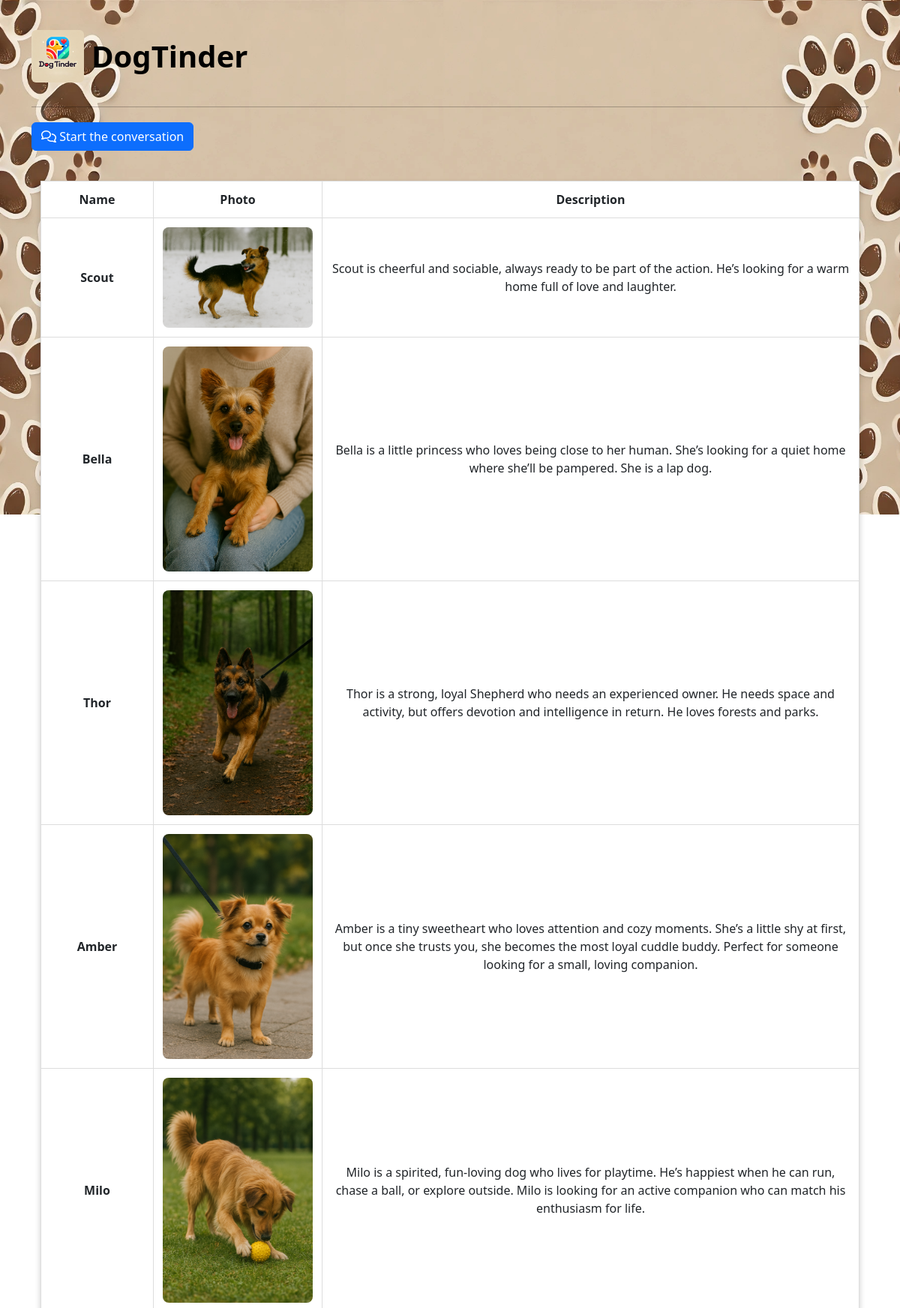
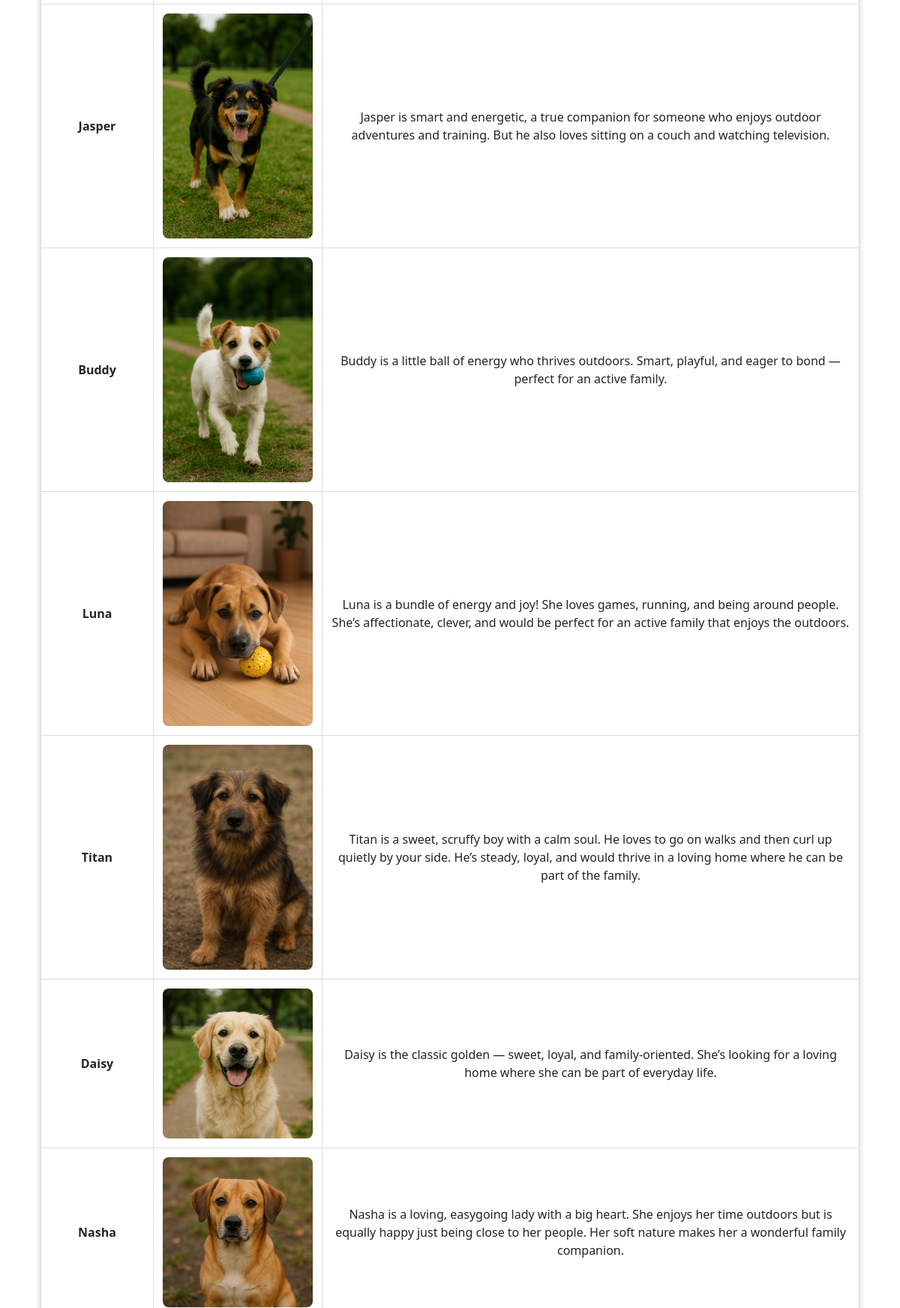
Screenshot of /dogTinder/dogs (upper part) with the database file from the repository (2 pictures, top to bottom).
### DogTinderApp/models.py (models this page shows)
class Dog(models.Model):
    name = models.CharField(max_length=256, null=False, blank=False)
    age = models.CharField(max_length=256, null=False, blank=False)
    size = models.CharField(max_length=256, null=False, blank=False)
    sex = models.CharField(max_length=256, null=False, blank=False)
    activity_level = models.CharField(max_length=256, null=False, blank=False)
    hair_length = models.CharField(max_length=256, null=False, blank=False)
    another_pets = models.BooleanField(default=False, null=False, blank=False)
    children = models.BooleanField(default=False, null=False, blank=False)
    description = models.TextField(null=False, blank=False)

### DogTinderApp/views.py (the view)
# urls.py: path("dogs", views.dogs, name="dogs"),
def dogs(request):
    dogs = Dog.objects.all()
    return render(request, 'dogs.html', context={"dogs": dogs})

### DogTinderApp/templates/dogs.html (shortened to what this page needs)
<!DOCTYPE html>
<html>
<head>
  {% load static %}
  {% load bootstrap5 %}
  {% bootstrap_css %}
  {% block style %}
        <link rel="stylesheet" type="text/css" href="{% static 'fontawesome/css/all.min.css' %}" />
        <link rel="stylesheet" type="text/css" href="{% static 'css/style_dogs.css' %}" />
    {% endblock %}
</head>
<body class="background-home">
  <main style="margin-top: 40px;" class="content-home">
    <div class="container">
      <header class="pb-3 mb-2">
        <div href="#" class="d-flex align-items-center text-body-emphasis text-decoration-none">
          <a href="home">
            <img src="{% static 'dog_logo.jpg' %}" class="img-fluid rounded" style="width: 70px; height: 70px; margin-right: 10px;">
          </a>
          <span class="fs-1"> <strong>  DogTinder</strong> </span>
        </div>
      </header>
      <hr style="color: #000000 !important; height: 5px;">
      <a class="btn btn-primary mb-3"  href="voiceChat" type="button"> <i class="fa-regular fa-comments"></i>  Start the conversation</a>
      <div class="container py-4">
      <table>
          <thead>
              <tr>
                  <th>Name</th>
                  <th>Photo</th>
                  <th>Description</th>
              </tr>
          </thead>
          <tbody>
            {% for dog in dogs %}
              <tr>
                  <td><strong>{{ dog.name }}</strong></td>
                  <td><img class="image-cell" src="{% static 'dogs/' %}{{ dog.name }}.png" alt="dog photo"></td>
                  <td>{{ dog.description }}</td>
              </tr>
              {% endfor %}
          </tbody>
      </table>
    </div>
    </div>
  </main>
</body>
</html>

### DogTinderApp/static/css/style_dogs.css (style rules this page uses)
body { background-image: url('/static/background.png'); background-size: 100%; background-repeat: no-repeat; background-position: center top; background-attachment: fixed; margin: 0; padding: 0; display: flex; justify-content: center; align-items: center; min-height: 100vh; }
table { min-width: 100px; box-shadow: 0 4px 8px rgba(0, 0, 0, 0.2); background-color: white; }
th, td { padding: 12px; text-align: center; border: 1px solid #ddd; }
td img { max-width: 200px; height: auto; border-radius: 8px; text-align: center; justify-content: center; align-items: center; }
td { word-wrap: break-word; }
th { min-width: 150px; }

### rows the page displays
Dog: name "Scout", name (picture), description "Scout is cheerful and sociable, always ready to be part of the action. He’s looking for a warm home full of love and laughter."
Dog: name "Bella", name (picture), description "Bella is a little princess who loves being close to her human. She’s looking for a quiet home where she’ll be pampered. She is a lap dog."
Dog: name "Thor", name (picture), description "Thor is a strong, loyal Shepherd who needs an experienced owner. He needs space and activity, but offers devotion and intelligence in return. He loves forests and parks."
Dog: name "Amber", name (picture), description "Amber is a tiny sweetheart who loves attention and cozy moments. She’s a little shy at first, but once she trusts you, she becomes the most loyal cuddle buddy. Perfect for someone looking for a small, loving companion."
Dog: name "Milo", name (picture), description "Milo is a spirited, fun-loving dog who lives for playtime. He’s happiest when he can run, chase a ball, or explore outside. Milo is looking for an active companion who can match his enthusiasm for life."
Dog: name "Jasper", name (picture), description "Jasper is smart and energetic, a true companion for someone who enjoys outdoor adventures and training. But he also loves sitting on a couch and watching television."
Dog: name "Buddy", name (picture), description "Buddy is a little ball of energy who thrives outdoors. Smart, playful, and eager to bond — perfect for an active family."
Dog: name "Luna", name (picture), description "Luna is a bundle of energy and joy! She loves games, running, and being around people. She’s affectionate, clever, and would be perfect for an active family that enjoys the outdoors."
Dog: name "Titan", name (picture), description "Titan is a sweet, scruffy boy with a calm soul. He loves to go on walks and then curl up quietly by your side. He’s steady, loyal, and would thrive in a loving home where he can be part of the family."
Dog: name "Daisy", name (picture), description "Daisy is the classic golden — sweet, loyal, and family-oriented. She’s looking for a loving home where she can be part of everyday life."
Dog: name "Nasha", name (picture), description "Nasha is a loving, easygoing lady with a big heart. She enjoys her time outdoors but is equally happy just being close to her people. Her soft nature makes her a wonderful family companion."
